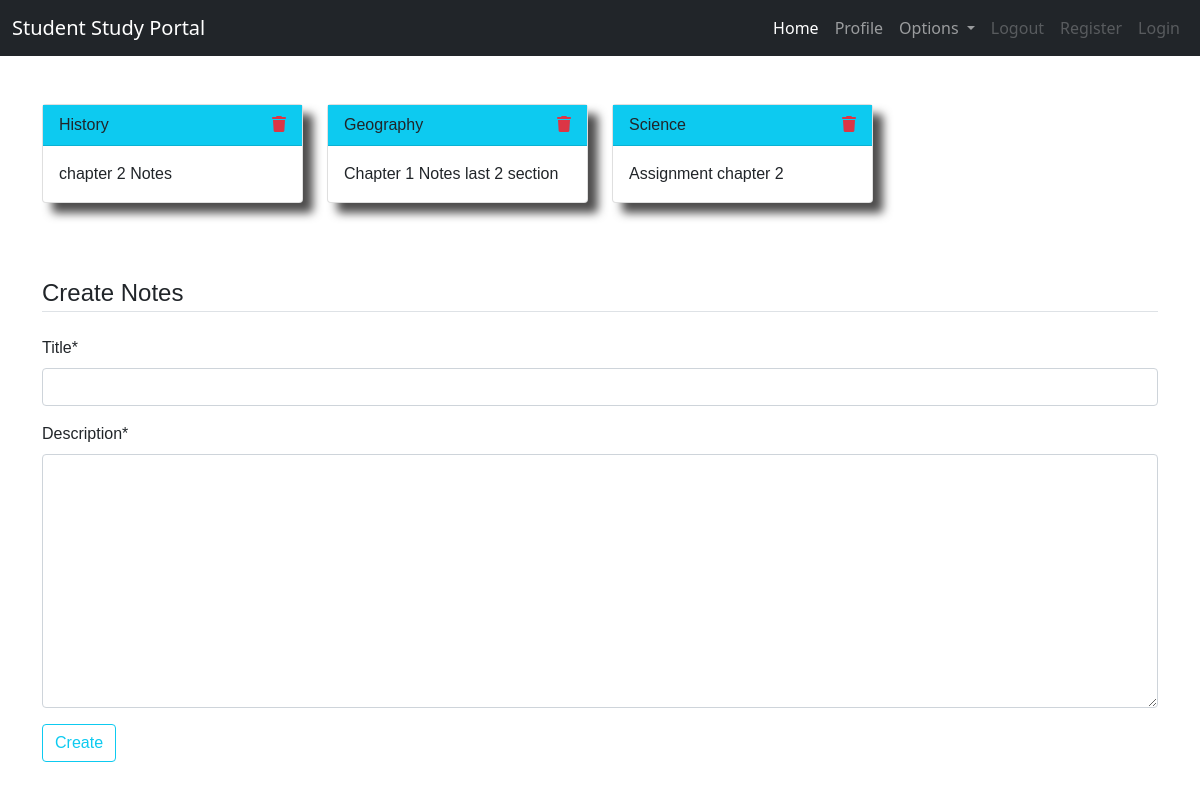
/notes/ (signed in), run on an earlier commit of the app's database.
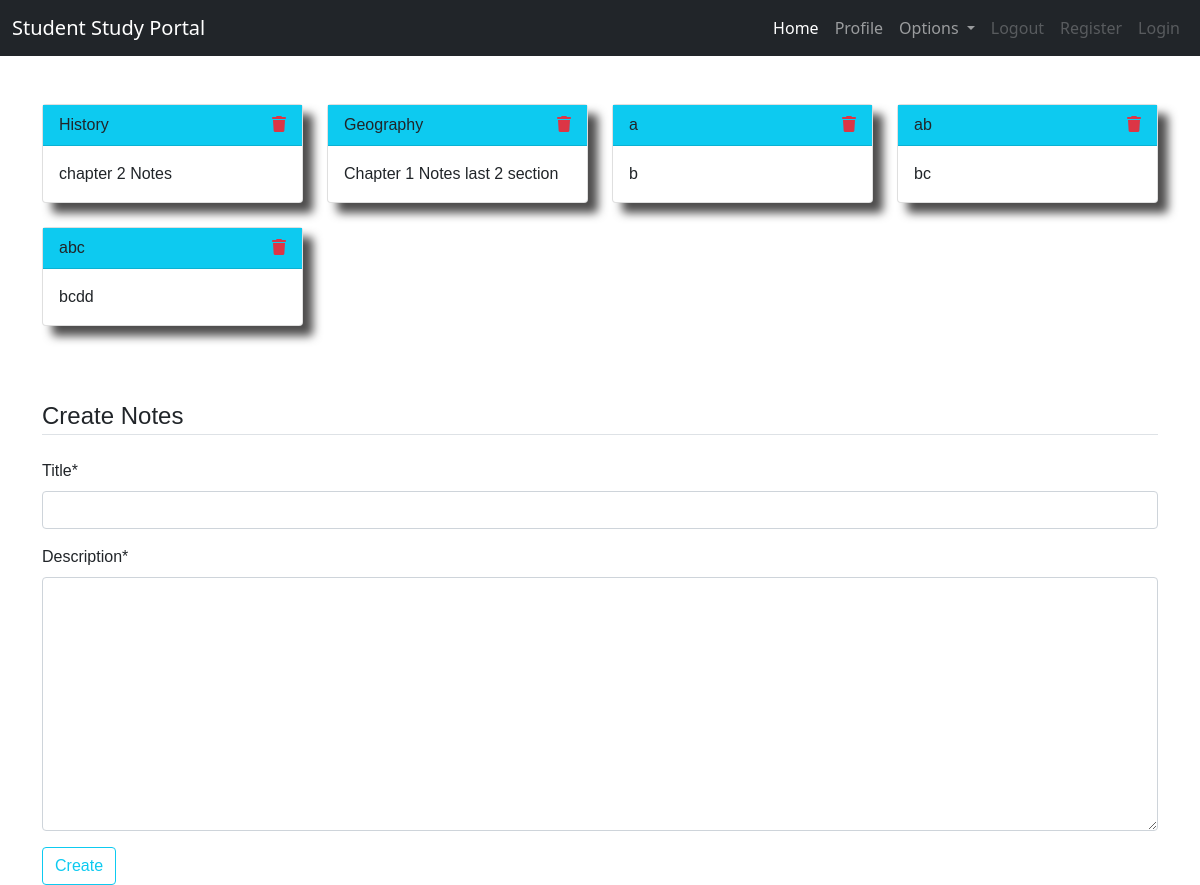
And on a later commit of the database.
### dashboard/models.py (models this page shows, shortened)
class Notes(models.Model):
    user = models.ForeignKey(User,on_delete=models.CASCADE)
    title = models.CharField(max_length=200)
    description = models.TextField()
    class Meta:
        verbose_name = 'notes'
        verbose_name_plural = 'notes'

### dashboard/views.py (the view)
# urls.py: path('notes/', views.notes, name='notes'),
def notes(request):
    if request. method == 'POST':
        form = NotesForm(request.POST)
        if form.is_valid():
            notes = Notes(user=request.user,title=request.POST['title'],description=request.POST['description'])
            notes.save()
        messages.success(request,f'Notes added from {request.user.username} successfully')
    else:
        form = NotesForm()
    notes = Notes.objects.filter(user=request.user)
    context = {'notes':notes,'form':form}
    return render(request,'notes.html',context)

### dashboard/forms.py
class NotesForm(forms.ModelForm):
    class Meta:
        model = Notes
        fields = ['title','description']

### templates/notes.html (shortened to what this page needs)
{% extends 'base.html' %} {% load static %} {% load crispy_forms_tags %}
{% block content %}
<head>
</head>
<div class="container">
  <div class="row">
    {% for note in notes %}
    <div class="col-md-3 mb-4">
      <a
        href="{% url 'notes_detail' note.id %}"
        class="text-decoration-none text-dark"
      >
        <div class="card h-100">
          <div class="card-header bg-info d-flex justify-content-between">
            {{ note.title }}
            <a href="{% url 'delete_note' note.id %}"
              ><i class="fa fa-trash text-danger"></i
            ></a>
          </div>
          <div class="card-body">{{ note.description|slice:'0:100' }}</div>
        </div>
      </a>
    </div>
    {% endfor %}
  </div>
</div>
<br />
<br />
<div class="container">
  <form method="POST">
    <fieldset class="form-group">
      <legend class="border-bottom mb-4">Create Notes</legend>
    </fieldset>
    {{ form|crispy }}
    <div class="form-group">
      <button type="submit" class="btn btn-outline-info">Create</button>
    </div>
  </form>
</div>
{% endblock %}

What changed in the data, as far as the page shows it:
removed Notes: title "Science", description "Assignment chapter 2"
added Notes: title "a", description "b"
added Notes: title "ab", description "bc"
added Notes: title "abc", description "bcdd"
